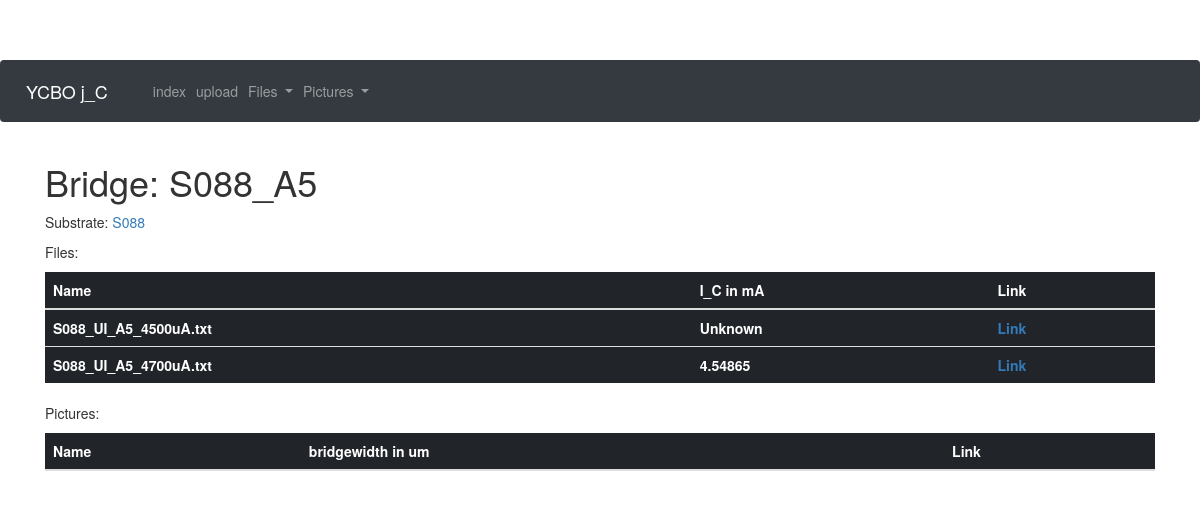
Page /bridge/S088_A5 on the committed database.
### app/models.py (models this page shows, shortened)
class Bridge(db.Model):
    id = db.Column(db.Integer, primary_key = True)
    substrate_id = db.Column(db.Integer, db.ForeignKey("substrate.id"))
    bridgename = db.Column(db.String(32))
    j_C = db.Column(db.Float)
    res = db.Column(db.Float)
    bridgewitdh = db.Column(db.Float)
    documents = db.relationship("Document", backref = "bridge", lazy = "dynamic")
    pictures = db.relationship("Picture", backref = "bridge", lazy = "dynamic")

class Substrate(db.Model):
    id = db.Column(db.Integer, primary_key = True)
    substratename = db.Column(db.String(32))
    Au_layer = db.Column(db.Integer)
    YBCO_layer = db.Column(db.Integer)
    bridges = db.relationship("Bridge", backref = "substrate", lazy="dynamic")

class Document(db.Model):
    id = db.Column(db.Integer, primary_key = True)
    bridge_id = db.Column(db.Integer, db.ForeignKey("bridge.id"))
    filename = db.Column(db.String(64))
    remove_offset = db.Column(db.Boolean,default=False)
    remove_ohm = db.Column(db.Boolean,default=False)
    amplification = db.Column(db.Integer, default = 1000)
    j_C = db.Column(db.Float)
    res = db.Column(db.Float)
    res_border = db.Column(db.Float)

### app/routes.py (the view)
@app.route("/bridge/<bridgename>")
def bridge(bridgename):
    bridge = Bridge.query.filter_by(bridgename=bridgename).first_or_404()
    return render_template("bridge.html",bridge=bridge)

### app/templates/bridge.html (shortened to what this page needs)
{% extends "base.html" %}
{% block content %}
<h1>Bridge: {{bridge.bridgename}}</h1>
<p>Substrate: <a href="{{url_for('substrate',substratename=bridge.substrate.substratename)}}">{{bridge.substrate.substratename}}</a></p>
<p>Files:<p>
<table class="table table-dark">
  <thead>
    <tr>
      <th scope="col">Name</th>
      <th scope="col">I_C in mA</th>
      <th scope="col">Link</th>
    </tr>
  </thead>
  <tbody>
    {% for file in bridge.documents.all() %}
    <tr>
      <th scope="row">{{ file.filename }}</th>
      <th>{% if file.j_C %}{{ "%.5f"%file.j_C }}{% else %}Unknown{% endif %}</th>
      <th><a href="{{url_for('file', filename = file.filename) }}">Link</a></th>
    </tr>
    {% endfor %}
  </tbody>
</table>
<p>Pictures:<p>
<table class="table table-dark">
  <thead>
    <tr>
      <th scope="col">Name</th>
      <th scope="col">bridgewidth in um</th>
      <th scope="col">Link</th>
    </tr>
  </thead>
</table>
{% endblock %}

### app/templates/base.html (style rules this page uses)
body { padding-top: 60px; }

### rows in the picture
Bridge: bridgename "S088_A5"
Substrate: substrate.substratename "S088"
Document: filename "S088_UI_A5_4500uA.txt", shows "Unknown"
Document: filename "S088_UI_A5_4700uA.txt", j_C "4.54865"
